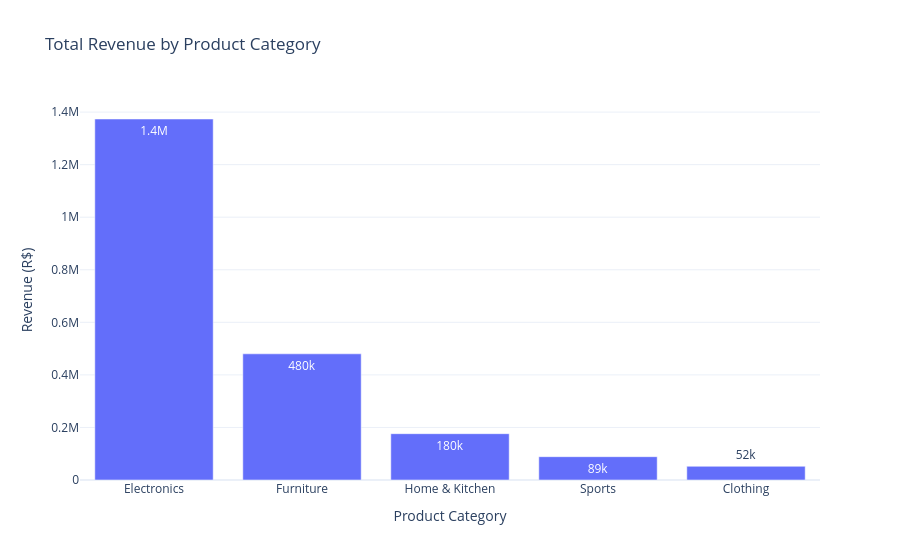

Notebook source saved alongside this figure:
### Code cell
# Revenue by category
revenue_by_category = (
    sales_df.groupby("category")["revenue"]
    .sum()
    .sort_values(ascending=False)
    .reset_index()
)

display(revenue_by_category)

# Visualization
fig = px.bar(
    revenue_by_category,
    x="category",
    y="revenue",
    title="Total Revenue by Product Category",
    labels={
        "category": "Product Category",
        "revenue": "Revenue (R$)"
    },
    text_auto=".2s"
)

fig.update_layout(
    xaxis_title="Product Category",
    yaxis_title="Revenue (R$)",
    template="plotly_white"
)

fig.show()

### Figure 1 — Plotly figure (JSON) as saved in the notebook; plotly's stock layout.template omitted (floating-point values rounded to 4 significant figures)
{"data": [{"hovertemplate": "Product Category=%{x}<br>Revenue (R$)=%{y}<extra></extra>", "legendgroup": "", "marker": {"color": "#636efa", "pattern": {"shape": ""}}, "name": "", "orientation": "v", "showlegend": false, "textposition": "auto", "texttemplate": "%{y:.2s}", "type": "bar", "x": ["Electronics", "Furniture", "Home & Kitchen", "Sports", "Clothing"], "xaxis": "x", "y": [1374000.0, 480200.0, 176300.0, 88730.0, 52150.0], "yaxis": "y"}], "layout": {"barmode": "relative", "legend": {"tracegroupgap": 0}, "title": {"text": "Total Revenue by Product Category"}, "xaxis": {"anchor": "y", "domain": [0, 1], "title": {"text": "Product Category"}}, "yaxis": {"anchor": "x", "domain": [0, 1], "title": {"text": "Revenue (R$)"}}}}
